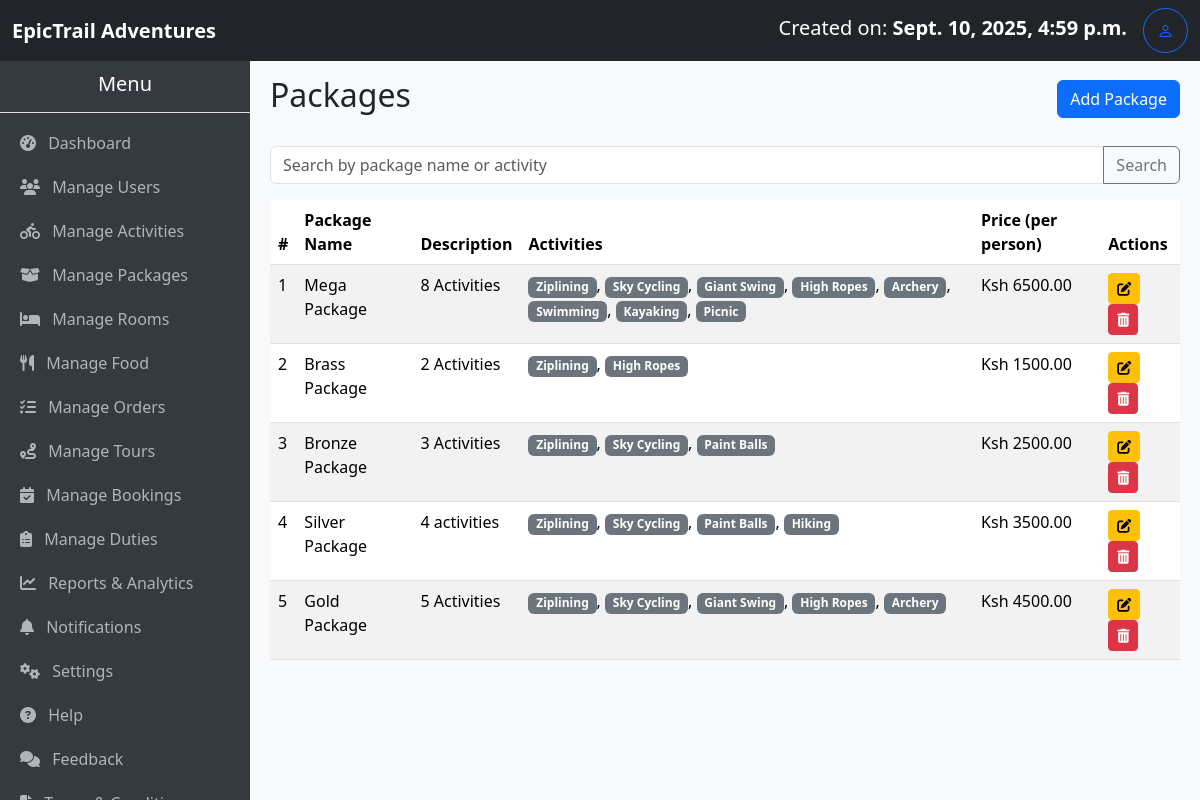
The page /packages/ (signed in) on the database its author committed.
### myApp/models.py (models this page shows, shortened)
class Package(models.Model):
    name = models.CharField(max_length=100)
    description = models.TextField()
    activities = models.ManyToManyField(Activity, related_name='packages')
    price_per_person = models.DecimalField(
        max_digits=10,
        decimal_places=2,
        help_text="Price per person"
    )
    created_at = models.DateTimeField(auto_now_add=True)

class Activity(models.Model):
    name = models.CharField(max_length=100)
    description = models.TextField()
    price_per_person = models.DecimalField(  # Updated field name
        max_digits=8, decimal_places=2, help_text="Price per person"
    )
    image = models.ImageField(upload_to='room_images/', blank=True, null=True)
    created_at = models.DateTimeField(auto_now_add=True)

### myApp/views.py (the view)
# urls.py: path('packages/', views.list_packages, name='list_packages'),
@login_required
@user_passes_test(lambda u: u.is_staff or u.is_superuser)
def list_packages(request):
    query = request.GET.get('q', '').strip()
    list_packages = Package.objects.all().order_by('-created_at')
    if query:
        list_packages = list_packages.filter(
            Q(name__icontains=query) |
            Q(description__icontains=query)
        )
    paginator = Paginator(list_packages, 10)
    page_number = request.GET.get('page')
    packages = paginator.get_page(page_number)
    return render(
        request,
        'package.list.html',
        {'packages': packages, 'query': query}
    )

### myApp/context_processors.py (called while the page is built)
def total_users(request):
    return {'total_users': User.objects.count()}

def total_bookings(request):
    return {'total_bookings': Booking.objects.count()}

def total_amount(request):
    total = 0
    if request.user.is_authenticated:
        bookings = Booking.objects.all()#filter(user=request.user)
        total = sum(booking.amount_required for booking in bookings)
    return {'total_amount': total}

def total_cost(request):
    if not request.user.is_authenticated:
        return {
            'user_bookings': [],
            'user_total_amount': 0,
        }
    bookings = Booking.objects.filter(user=request.user).prefetch_related(
        'activities', 'packages', 'rooms', 'food', 'tours'
    )
    total_amount = sum(b.amount_required for b in bookings)
    return {
        'user_bookings': bookings,
        'user_total_amount': total_amount,
    }

### myApp/models.py (called while the page is built)
    @property
    def nights_spent(self):
        if self.check_in and self.check_out:
            nights = (self.check_out - self.check_in).days
            return nights if nights > 0 else 1  # Minimum of 1 night for same-day bookings
        return 1

### myApp/templates/package.list.html
{% extends 'base.admin.html' %} {% block title %}Packages{% endblock %} {% block content %}
<div class="d-flex justify-content-between align-items-center mb-4">
    <h2>Packages</h2>
    <a href="{% url 'add_package' %}" class="btn btn-primary">Add Package</a>
</div>
<form method="GET" class="mb-3">
    <div class="input-group">
        <input type="text" name="q" value="{{ request.GET.q }}" class="form-control" placeholder="Search by package name or activity">
        <button class="btn btn-outline-secondary" type="submit">Search</button>
    </div>
</form>
{% if packages %}
<table class="table table-striped">
    <thead>
        <tr>
            <th>#</th>
            <th>Package Name</th>
            <th>Description</th>
            <th>Activities</th>
            <th>Price (per person)</th>
            <th>Actions</th>
        </tr>
    </thead>
    <tbody>
        {% for package in packages %}
        <tr>
            <td>{{ forloop.counter }}</td>
            <td>{{ package.name }}</td>
            <td>{{ package.description|truncatechars:50 }}</td>
            <td>
                {% if package.activities.all %} {% for activity in package.activities.all %}
                <span class="badge bg-secondary">{{ activity.name }}</span>{% if not forloop.last %}, {% endif %} {% empty %}
                <span class="text-muted">No activities</span> {% endfor %} {% else %}
                <span class="text-muted">No activities</span> {% endif %}
            </td>
            <td>Ksh {{ package.price_per_person }}</td>
            <td>
                <a href="{% url 'edit_package' package.id %}" class="btn btn-warning btn-sm"><i class="fas fa-edit"></i></a>
                <a href="{% url 'delete_package' package.id %}" class="btn btn-danger btn-sm" onclick="return confirm('Are you sure you want to delete this package?')">
                    <i class="fas fa-trash-alt"></i>
                </a>
            </td>
        </tr>
        {% endfor %}
    </tbody>
</table>
{% else %}
<p class="text-muted">No packages available. Click "Add Package" to create one.</p>
{% endif %} {% endblock %}

### myApp/templates/base.admin.html (shortened to what this page needs)
<!DOCTYPE html>
<html lang="en">
<head>
    <link href="https://cdn.jsdelivr.net/npm/bootstrap@5.3.3/dist/css/bootstrap.min.css" rel="stylesheet">
    <link rel="stylesheet" href="https://cdn.jsdelivr.net/npm/bootstrap-icons@1.11.3/font/bootstrap-icons.css">
    <link rel="stylesheet" href="https://cdnjs.cloudflare.com/ajax/libs/font-awesome/6.5.2/css/all.min.css">
</head>
<body>
    <nav class="navbar navbar-expand-lg navbar-dark bg-dark">
        <div class="container-fluid">
            <a class="navbar-brand" href="#"><strong>EpicTrail Adventures</strong></a>
            <div class="d-flex">
                <a class="navbar-brand" href="#"> Created on: <strong>{{ user.date_joined }}</strong></a>
                <a href="#" class="btn btn-outline-primary rounded-circle d-flex align-items-center justify-content-center" style="width: 45px; height: 45px;" title="Manage Profile">
                    <i class="bi bi-person"></i>
                </a>
            </div>
        </div>
    </nav>
    <div class="sidebar">
        <h5 class="text-center py-3 border-bottom">Menu</h5>
        <a href="{% url 'admin_dashboard' %}"><i class="fas fa-tachometer-alt me-2"></i> Dashboard</a>
        <a href="{% url 'users' %}"><i class="fas fa-users me-2"></i> Manage Users</a>
        <a href="{% url 'activity_list' %}"><i class="fas fa-biking me-2"></i> Manage Activities</a>
        <a href="{% url 'list_packages' %}"><i class="fas fa-box-open me-2"></i> Manage Packages</a>
        <a href="{% url 'list_rooms' %}"><i class="fas fa-bed me-2"></i> Manage Rooms</a>
        <a href="{% url 'food_list' %}"><i class="fas fa-utensils me-2"></i> Manage Food</a>
        <a href="{% url 'manage_orders' %}"><i class="fas fa-tasks me-2"></i> Manage Orders</a>
        <a href="{% url 'tours' %}"><i class="fas fa-route me-2"></i> Manage Tours</a>
        <a href="{% url 'booking_list' %}"><i class="fas fa-calendar-check me-2"></i> Manage Bookings</a>
        <a href="{% url 'duties' %}"><i class="fas fa-clipboard-list me-2"></i> Manage Duties</a>
        <a href="{% url 'reports_analytics' %}"><i class="fas fa-chart-line me-2"></i> Reports & Analytics</a>
        <a href="{% url 'notifications' %}"><i class="fas fa-bell me-2"></i> Notifications</a>
        <a href="{% url 'system_settings' %}"><i class="fas fa-cogs me-2"></i> Settings</a>
        <a href="#"><i class="fas fa-question-circle me-2"></i> Help</a>
        <a href="#"><i class="fas fa-comments me-2"></i> Feedback</a>
        <a href="#"><i class="fas fa-file-alt me-2"></i> Terms & Conditions</a>
    </div>
    <div class="content">
        {% block content %}{% endblock %}
    </div>
</body>
</html>

### myApp/templates/base.admin.html (style rules this page uses)
body { margin: 0; padding: 0; }
.navbar { position: fixed; top: 0; left: 0; width: 100%; z-index: 1030; }
.sidebar { position: fixed; top: 56px; left: 0; width: 250px; height: calc(100vh - 56px); background-color: #343a40; color: #fff; overflow-y: auto; }
.sidebar a { color: #adb5bd; text-decoration: none; display: block; padding: 10px 20px; }
.content { margin-top: 56px; margin-left: 250px; padding: 20px; background-color: #f8f9fa; min-height: calc(100vh - 56px); }

### rows shown on the page
Package: name "Mega Package", description "8 Activities", price_per_person "6500.00"
Activity: name "Ziplining"
Activity: name "Sky Cycling"
Activity: name "Giant Swing"
Activity: name "High Ropes"
Activity: name "Archery"
Activity: name "Swimming"
Activity: name "Kayaking"
Activity: name "Picnic"
Package: name "Brass Package", description "2 Activities", price_per_person "1500.00"
Package: name "Bronze Package", description "3 Activities", price_per_person "2500.00"
Activity: name "Paint Balls"
Package: name "Silver Package", description "4 activities", price_per_person "3500.00"
Activity: name "Hiking"
Package: name "Gold Package", description "5 Activities", price_per_person "4500.00"

### other values the page prints
{{ user.date_joined }} "Sept. 10, 2025, 4:59 p.m."
